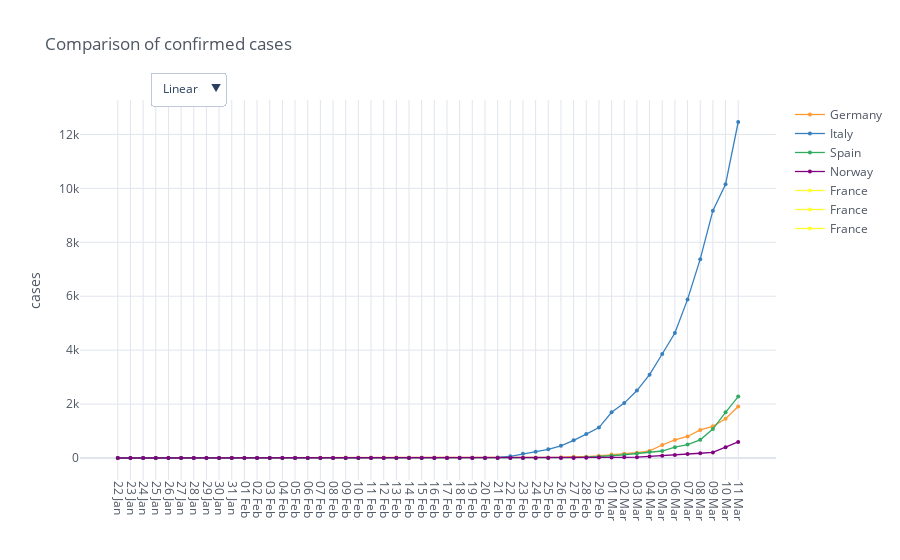

Notebook code for this chart:
### Code cell
countries = ['Germany', 'France', 'Italy', 'Spain', 'Norway']

confirmed_cases_countries = io.load_cases(io.get_filename_confirmed_cases(), countries)

fig = mp.iplot_comparative_plot(confirmed_cases_countries, title='Comparison of confirmed cases', size=4, yTitle='cases', mode='lines+markers', asFigure=True)
fig.show()

### Figure 1 — Plotly figure (JSON) as saved in the notebook; plotly's stock layout.template omitted (floating-point values rounded to 4 significant figures; data arrays with more than 128 entries replaced by an {"elided": "..."} marker saying what was removed)
{"data": [{"line": {"color": "rgba(255, 153, 51, 1.0)", "dash": "solid", "shape": "linear", "width": 1.3}, "marker": {"size": 4, "symbol": "circle"}, "mode": "lines+markers", "name": "Germany", "text": "", "type": "scatter", "x": [22, 23, 24, 25, 26, 27, 28, 29, 30, 31, 32, 33, 34, 35, 36, 37, 38, 39, 40, 41, 42, 43, 44, 45, 46, 47, 48, 49, 50, 51, 52, 53, 54, 55, 56, 57, 58, 59, 60, 61, 62, 63, 64, 65, 66, 67, 68, 69, 70, 71], "y": [0, 0, 0, 0, 0, 1, 4, 4, 4, 5, 8, 10, 12, 12, 12, 12, 13, 13, 14, 14, 16, 16, 16, 16, 16, 16, 16, 16, 16, 16, 16, 16, 16, 16, 17, 27, 46, 48, 79, 130, 159, 196, 262, 482, 670, 799, 1040, 1176, 1457, 1908]}, {"line": {"color": "rgba(55, 128, 191, 1.0)", "dash": "solid", "shape": "linear", "width": 1.3}, "marker": {"size": 4, "symbol": "circle"}, "mode": "lines+markers", "name": "Italy", "text": "", "type": "scatter", "x": [22, 23, 24, 25, 26, 27, 28, 29, 30, 31, 32, 33, 34, 35, 36, 37, 38, 39, 40, 41, 42, 43, 44, 45, 46, 47, 48, 49, 50, 51, 52, 53, 54, 55, 56, 57, 58, 59, 60, 61, 62, 63, 64, 65, 66, 67, 68, 69, 70, 71], "y": [0, 0, 0, 0, 0, 0, 0, 0, 0, 2, 2, 2, 2, 2, 2, 2, 3, 3, 3, 3, 3, 3, 3, 3, 3, 3, 3, 3, 3, 3, 20, 62, 155, 229, 322, 453, 655, 888, 1128, 1694, 2036, 2502, 3089, 3858, 4636, 5883, 7375, 9172, 10149, 12462]}, {"line": {"color": "rgba(50, 171, 96, 1.0)", "dash": "solid", "shape": "linear", "width": 1.3}, "marker": {"size": 4, "symbol": "circle"}, "mode": "lines+markers", "name": "Spain", "text": "", "type": "scatter", "x": [22, 23, 24, 25, 26, 27, 28, 29, 30, 31, 32, 33, 34, 35, 36, 37, 38, 39, 40, 41, 42, 43, 44, 45, 46, 47, 48, 49, 50, 51, 52, 53, 54, 55, 56, 57, 58, 59, 60, 61, 62, 63, 64, 65, 66, 67, 68, 69, 70, 71], "y": [0, 0, 0, 0, 0, 0, 0, 0, 0, 0, 1, 1, 1, 1, 1, 1, 1, 1, 2, 2, 2, 2, 2, 2, 2, 2, 2, 2, 2, 2, 2, 2, 2, 2, 6, 13, 15, 32, 45, 84, 120, 165, 222, 259, 400, 500, 673, 1073, 1695, 2277]}, {"line": {"color": "rgba(128, 0, 128, 1.0)", "dash": "solid", "shape": "linear", "width": 1.3}, "marker": {"size": 4, "symbol": "circle"}, "mode": "lines+markers", "name": "Norway", "text": "", "type": "scatter", "x": [22, 23, 24, 25, 26, 27, 28, 29, 30, 31, 32, 33, 34, 35, 36, 37, 38, 39, 40, 41, 42, 43, 44, 45, 46, 47, 48, 49, 50, 51, 52, 53, 54, 55, 56, 57, 58, 59, 60, 61, 62, 63, 64, 65, 66, 67, 68, 69, 70, 71], "y": [0, 0, 0, 0, 0, 0, 0, 0, 0, 0, 0, 0, 0, 0, 0, 0, 0, 0, 0, 0, 0, 0, 0, 0, 0, 0, 0, 0, 0, 0, 0, 0, 0, 0, 0, 1, 1, 6, 15, 19, 25, 32, 56, 87, 108, 147, 176, 205, 400, 598]}, {"line": {"color": "rgba(255, 255, 51, 1.0)", "dash": "solid", "shape": "linear", "width": 1.3}, "marker": {"size": 4, "symbol": "circle"}, "mode": "lines+markers", "name": "France", "text": "", "type": "scatter", "x": [22, 23, 24, 25, 26, 27, 28, 29, 30, 31, 32, 33, 34, 35, 36, 37, 38, 39, 40, 41, 42, 43, 44, 45, 46, 47, 48, 49, 50, 51, 52, 53, 54, 55, 56, 57, 58, 59, 60, 61, 62, 63, 64, 65, 66, 67, 68, 69, 70, 71], "y": {"elided": "50x3 int values"}}, {"line": {"color": "rgba(255, 255, 51, 1.0)", "dash": "solid", "shape": "linear", "width": 1.3}, "marker": {"size": 4, "symbol": "circle"}, "mode": "lines+markers", "name": "France", "text": "", "type": "scatter", "x": [22, 23, 24, 25, 26, 27, 28, 29, 30, 31, 32, 33, 34, 35, 36, 37, 38, 39, 40, 41, 42, 43, 44, 45, 46, 47, 48, 49, 50, 51, 52, 53, 54, 55, 56, 57, 58, 59, 60, 61, 62, 63, 64, 65, 66, 67, 68, 69, 70, 71], "y": {"elided": "50x3 int values"}}, {"line": {"color": "rgba(255, 255, 51, 1.0)", "dash": "solid", "shape": "linear", "width": 1.3}, "marker": {"size": 4, "symbol": "circle"}, "mode": "lines+markers", "name": "France", "text": "", "type": "scatter", "x": [22, 23, 24, 25, 26, 27, 28, 29, 30, 31, 32, 33, 34, 35, 36, 37, 38, 39, 40, 41, 42, 43, 44, 45, 46, 47, 48, 49, 50, 51, 52, 53, 54, 55, 56, 57, 58, 59, 60, 61, 62, 63, 64, 65, 66, 67, 68, 69, 70, 71], "y": {"elided": "50x3 int values"}}], "layout": {"legend": {"bgcolor": "#FFFFFF", "font": {"color": "#4D5663"}}, "paper_bgcolor": "#FFFFFF", "plot_bgcolor": "#FFFFFF", "title": {"font": {"color": "#4D5663"}, "text": "Comparison of confirmed cases"}, "updatemenus": [{"buttons": [{"args": [{"xaxis.type": "linear", "yaxis.type": "linear"}], "label": "Linear", "method": "relayout"}, {"args": [{"xaxis.type": "log", "yaxis.type": "log"}], "label": "Log", "method": "relayout"}], "direction": "down", "pad": {"r": 10, "t": 10}, "showactive": true, "x": 0.1, "xanchor": "left", "y": 1.1, "yanchor": "top"}], "xaxis": {"gridcolor": "#E1E5ED", "showgrid": true, "tickangle": 90, "tickfont": {"color": "#4D5663"}, "tickmode": "array", "ticktext": ["22 Jan", "23 Jan", "24 Jan", "25 Jan", "26 Jan", "27 Jan", "28 Jan", "29 Jan", "30 Jan", "31 Jan", "01 Feb", "02 Feb", "03 Feb", "04 Feb", "05 Feb", "06 Feb", "07 Feb", "08 Feb", "09 Feb", "10 Feb", "11 Feb", "12 Feb", "13 Feb", "14 Feb", "15 Feb", "16 Feb", "17 Feb", "18 Feb", "19 Feb", "20 Feb", "21 Feb", "22 Feb", "23 Feb", "24 Feb", "25 Feb", "26 Feb", "27 Feb", "28 Feb", "29 Feb", "01 Mar", "02 Mar", "03 Mar", "04 Mar", "05 Mar", "06 Mar", "07 Mar", "08 Mar", "09 Mar", "10 Mar", "11 Mar"], "tickvals": [22, 23, 24, 25, 26, 27, 28, 29, 30, 31, 32, 33, 34, 35, 36, 37, 38, 39, 40, 41, 42, 43, 44, 45, 46, 47, 48, 49, 50, 51, 52, 53, 54, 55, 56, 57, 58, 59, 60, 61, 62, 63, 64, 65, 66, 67, 68, 69, 70, 71], "title": {"font": {"color": "#4D5663"}, "text": ""}, "zerolinecolor": "#E1E5ED"}, "yaxis": {"gridcolor": "#E1E5ED", "showgrid": true, "tickfont": {"color": "#4D5663"}, "title": {"font": {"color": "#4D5663"}, "text": "cases"}, "zerolinecolor": "#E1E5ED"}}}
